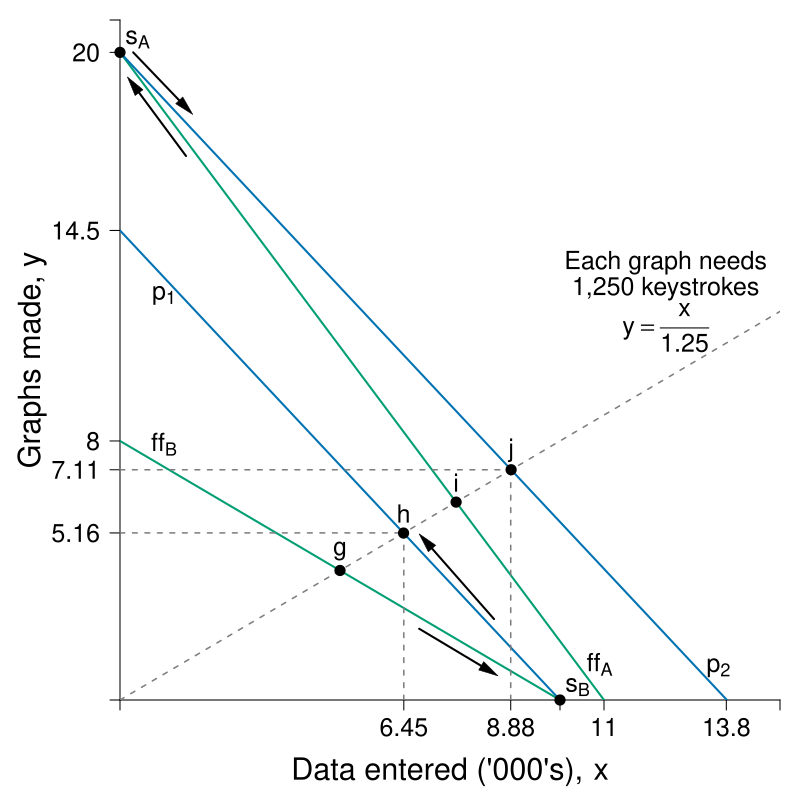

Write the R code that produced this figure.
#Graph Designer: Simon Halliday + Scott Cohn
#Authors: Bowles and Halliday
#Title: Coordination, Conflict and Competition: A Text in Microeconomics

require(shape)
pdf(file = "specprodexch/data_entered.pdf", width = 8, height = 8)

#Set parameters for graphics
pointsize <- 1.8
axislabelsize <- 1.8
labelsize <- 1.5
namesize <- 1.8
annotatesize <- 1.5
graphlinewidth <- 2
segmentlinewidth <- 1.5

COL <- c("#7fc97f", "#beaed4", "#fdc086", "#ffff99", "#386cb0", "#f0027f", "#bf5b17", "#666666")
COLA <- c("#e0f3db", "#99d8c9","#66c2a4","#41ae76", "#238b45", "#005824")
COLB <- c("#4eb3d3", "#2b8cbe", "#0868ac","#084081")
#Trying to shift to colorblind friendly colors
CBCols <- c("#009E73","#0072B2","#E69F00")

grays <- gray.colors(25, start = 1, end = 0)


ffA <- function(x, yintA = 20, sA = 20/11) {
        yintA - sA*x
}

ffB <- function(x, yintB = 8, sB = 8/10) {
        yintB - sB*x
}

exchange <- function(x, slope = 1/1.25) {
        slope*x
}

priceA <- function(x, pintA = 20, psA = 1.45) {
        pintA - psA*x
}

priceB <- function(x, pintB = 14.5, psB = 1.45) {
        pintB - psB*x
}

#Edited the margins to cater for the larger LHS labels
par(mar =  c(5, 6, 1, 1))

xlims <- c(0, 15)
ylims <- c(0, 21)

npts <- 501 
x <- seq(xlims[1], xlims[2], length.out = npts)
y <- seq(ylims[1], ylims[2], length.out = npts) 
a <- c(3.25, 5.25, 7.25)

plot(0, 0, xlim = xlims, ylim = ylims, type = "n",
     xlab = expression(paste("")),
     ylab = expression(paste("")), 
     xaxt = "n", 
     yaxt = "n", 
     cex.lab = axislabelsize, 
     bty = "n", 
     xaxs="i", 
     yaxs="i"
)


ticksy <- c(ylims[1], 5.16, 7.11, 8, 14.5, 20, ylims[2])
ylabels <- c(NA, 5.16, 7.11, 8, 14.5, 20, NA)
ticksx <- c(xlims[1], 6.45, 8.88, 10, 11, 13.78, xlims[2])
xlabels <-  c(NA, 6.45, 8.88, 10, 11, 13.8, NA)

axis(1, at = ticksx, pos = 0, labels = xlabels, cex.axis = labelsize)
axis(2, at = ticksy, pos = 0, labels = ylabels, las = 1, cex.axis = labelsize)

npts <- 500 
xx1 <- seq(xlims[1], xlims[2], length.out = npts)

#Draw the graphs
lines(xx1, ffA(xx1), col = CBCols[1], lwd = graphlinewidth)
lines(xx1, ffB(xx1), col = CBCols[1], lwd = graphlinewidth)
lines(xx1, exchange(xx1), lty = 2, col = grays[20], lwd = segmentlinewidth)
lines(xx1, priceA(xx1), col = CBCols[2], lwd = graphlinewidth)
lines(xx1, priceB(xx1), col = CBCols[2], lwd = graphlinewidth)


#Segments for new points
segments(0, 5.16, 6.45, 5.16, lty = 2, col = grays[20],  lwd = segmentlinewidth)
segments(6.45, 0, 6.45, 5.16, lty = 2, col = grays[20],  lwd = segmentlinewidth)
segments(0, 7.11, 8.88, 7.11, lty = 2, col = grays[20],  lwd = segmentlinewidth)
segments(8.88, 0, 8.88, 7.11, lty = 2, col = grays[20],  lwd = segmentlinewidth)


#Label Points
xpts <- c(5, 6.444444444, 7.638888889, 8.888888889)
ypts <- xpts/1.25
yadj1 <- 0.6
yadj2 <- -0.5

points(xpts, ypts, pch = 16, col = "black", cex = 1.5)
ptlabels <- c("g", "h", "i", "j")
text(xpts, ypts + yadj1, ptlabels, cex = labelsize)

#Axis labels
mtext(expression(paste("Data entered ('000's), ", x)), side = 1, line = 3.5, cex = axislabelsize)
text(-2, 0.5*ylims[2], expression(paste("Graphs made, ", y)), xpd = TRUE, cex = axislabelsize, srt = 90) 


#Label the curves
text(13.6, 1, expression(p[2]), cex = labelsize)
text(10.9, 1.1, expression(ff[A]), cex = labelsize)

text(1, 12.5, expression(p[1]), cex = labelsize)
text(1, 7.9, expression(ff[B]), cex = labelsize)


Arrows(xpts[1]+1.8, ypts[1] - 1.8, 10 - 1.6, 0 + 0.9, col = "black", lty = 1, lwd = 2, arr.type = "triangle", arr.lwd = 0.5)
Arrows(8.5, 0 + 2.5, xpts[2] + 0.5, ypts[2] - 0.25, col = "black", lty = 1, lwd = 2, arr.type = "triangle", arr.lwd = 0.5)
text(10 + 0.4, 0.4, expression(s[B]), cex = labelsize)
points(10, 0,pch = 16, col = "black", cex = 1.5, xpd = TRUE)

Arrows(1.5, 16.8, 0 + 0.3, 20 - 1, col = "black", lty = 1, lwd = 2, arr.type = "triangle", arr.lwd = 0.5)
Arrows(0 + 0.3, 20, 1.5, 16.8 + 1.5, col = "black", lty = 1, lwd = 2, arr.type = "triangle", arr.lwd = 0.5)

text(0 + 0.4, 20 + 0.4, expression(s[A]), cex = labelsize)
points(0, 20,pch = 16, col = "black", cex = 1.5, xpd = TRUE)

text(12.4, 13.5, expression(paste("Each graph needs")), cex = labelsize)
text(12.4, 12.7, expression(paste("1,250 keystrokes")), cex = labelsize)
text(12.4, 11.5, expression(paste(y == frac(x, 1.25) )), cex = labelsize)


dev.off()
